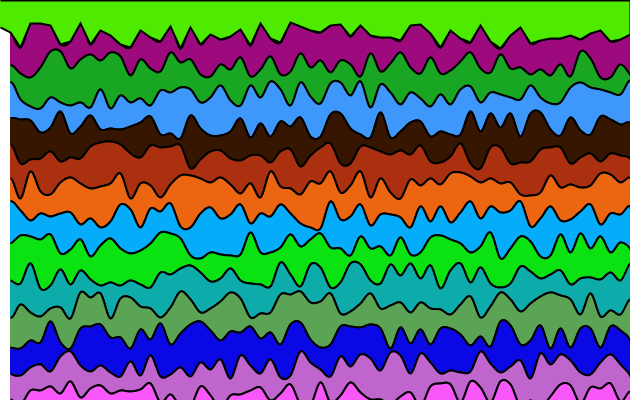
Frame 1 (no input)
Frame 60 (the mouse pressed at the canvas centre just before this capture): identical to frame 1, image omitted
Frame 120 (the mouse held since frame 60 and released just before this capture): identical to frame 1, image omitted

The Processing sketch that drew this single still picture (run headless with seeded random() and noise(); from frame 60 on, the mouse is pressed at the canvas centre):

// Processing sketch: Horizontal_noise
// ── Horizontal_noise.pde
PVector[][] points = new PVector[20][64];
int num = 20;

void setup() {
  size(630, 400);
  background(255,255,255);
   int y = 5;
   float offset = 0.3;
   for(int i = 0;i < 20; i++){
  for (int j = 0; j < 64; j++) {
    points[i][j] = new PVector(j*10, y+ 30 * random(-1,1) * noise(offset));
  }
  y+=30;
}

  strokeWeight(2);
  strokeCap(SQUARE);
 
  for (int i = 0; i < 19; i++) {
    stroke(0);
    fill(random(255),random(255),random(255));
    //see that you need at least four points to draw a curve
    //the first and last being handles which determine the curve of the curve
    beginShape();
    for(int x = 0; x<64;x++){
      //line(points[i][x].x,points[i][x].y,points[i][x+1].x,points[i][x+1].y);
      curveVertex(points[i][x].x,points[i][x].y);
    }
    for(int x = 63; x>=0;x--){
      //line(points[i][x].x,points[i][x].y,points[i][x+1].x,points[i][x+1].y);
      curveVertex(points[i+1][x].x,points[i+1][x].y);
    }
    endShape();
  }
      fill(random(255),random(255),random(255));

  beginShape();
  stroke(0);
  vertex(0,0);
  vertex(630,0);
    for(int x = 63; x>=0;x--){
      //line(points[i][x].x,points[i][x].y,points[i][x+1].x,points[i][x+1].y);
      vertex(points[1][x].x,points[1][x].y);
    }
    endShape();
}
 

 
void draw() {
  
 
  //so that you can see where the points are
 
} 
